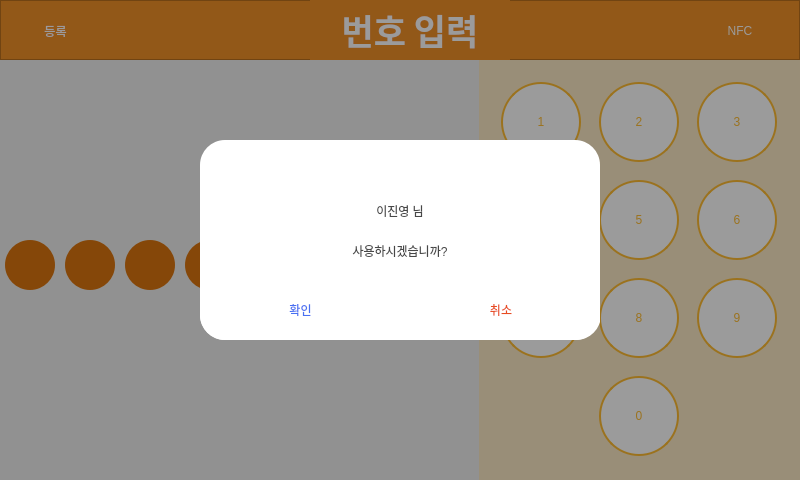
<?xml version="1.0" encoding="UTF-8"?>
<ui version="4.0">
 <class>LogIn</class>
 <widget class="QWidget" name="LogIn">
  <property name="geometry">
   <rect>
    <x>0</x>
    <y>0</y>
    <width>800</width>
    <height>480</height>
   </rect>
  </property>
  <property name="windowTitle">
   <string>Form</string>
  </property>
  <widget class="QPushButton" name="roundDisplay_5">
   <property name="geometry">
    <rect>
     <x>245</x>
     <y>240</y>
     <width>50</width>
     <height>50</height>
    </rect>
   </property>
   <property name="font">
    <font>
     <family>배달의민족 주아</family>
     <pointsize>15</pointsize>
    </font>
   </property>
   <property name="styleSheet">
    <string notr="true">border-radius: 25px;
background-color: rgb(219, 117, 015);
color: rgb(255, 253, 233);</string>
   </property>
  </widget>
  <widget class="QPushButton" name="roundDisplay_4">
   <property name="geometry">
    <rect>
     <x>185</x>
     <y>240</y>
     <width>50</width>
     <height>50</height>
    </rect>
   </property>
   <property name="font">
    <font>
     <family>배달의민족 주아</family>
     <pointsize>15</pointsize>
    </font>
   </property>
   <property name="styleSheet">
    <string notr="true">border-radius: 25px;
background-color: rgb(219, 117, 015);
color: rgb(255, 253, 233);</string>
   </property>
  </widget>
  <widget class="QPushButton" name="roundDisplay_8">
   <property name="geometry">
    <rect>
     <x>425</x>
     <y>240</y>
     <width>50</width>
     <height>50</height>
    </rect>
   </property>
   <property name="font">
    <font>
     <family>배달의민족 주아</family>
     <pointsize>15</pointsize>
    </font>
   </property>
   <property name="styleSheet">
    <string notr="true">border-radius: 25px;
background-color: rgb(219, 117, 015);
color: rgb(255, 253, 233);</string>
   </property>
  </widget>
  <widget class="QFrame" name="DialogueShadow">
   <property name="enabled">
    <bool>true</bool>
   </property>
   <property name="geometry">
    <rect>
     <x>0</x>
     <y>0</y>
     <width>800</width>
     <height>480</height>
    </rect>
   </property>
   <property name="sizePolicy">
    <sizepolicy hsizetype="Preferred" vsizetype="Preferred">
     <horstretch>0</horstretch>
     <verstretch>0</verstretch>
    </sizepolicy>
   </property>
   <property name="palette">
    <palette>
     <active>
      <colorrole role="Base">
       <brush brushstyle="SolidPattern">
        <color alpha="255">
         <red>255</red>
         <green>255</green>
         <blue>255</blue>
        </color>
       </brush>
      </colorrole>
      <colorrole role="Window">
       <brush brushstyle="SolidPattern">
        <color alpha="100">
         <red>0</red>
         <green>0</green>
         <blue>0</blue>
        </color>
       </brush>
      </colorrole>
     </active>
     <inactive>
      <colorrole role="Base">
       <brush brushstyle="SolidPattern">
        <color alpha="255">
         <red>255</red>
         <green>255</green>
         <blue>255</blue>
        </color>
       </brush>
      </colorrole>
      <colorrole role="Window">
       <brush brushstyle="SolidPattern">
        <color alpha="100">
         <red>0</red>
         <green>0</green>
         <blue>0</blue>
        </color>
       </brush>
      </colorrole>
     </inactive>
     <disabled>
      <colorrole role="Base">
       <brush brushstyle="SolidPattern">
        <color alpha="100">
         <red>0</red>
         <green>0</green>
         <blue>0</blue>
        </color>
       </brush>
      </colorrole>
      <colorrole role="Window">
       <brush brushstyle="SolidPattern">
        <color alpha="100">
         <red>0</red>
         <green>0</green>
         <blue>0</blue>
        </color>
       </brush>
      </colorrole>
     </disabled>
    </palette>
   </property>
   <property name="accessibleName">
    <string/>
   </property>
   <property name="autoFillBackground">
    <bool>true</bool>
   </property>
   <property name="styleSheet">
    <string notr="true"/>
   </property>
   <widget class="QFrame" name="DialogueCheck">
    <property name="geometry">
     <rect>
      <x>200</x>
      <y>140</y>
      <width>400</width>
      <height>200</height>
     </rect>
    </property>
    <property name="contextMenuPolicy">
     <enum>Qt::NoContextMenu</enum>
    </property>
    <property name="styleSheet">
     <string notr="true">background-color: rgb(255, 255, 255);
border-radius: 25px
</string>
    </property>
    <widget class="QLabel" name="DLabelName">
     <property name="geometry">
      <rect>
       <x>0</x>
       <y>50</y>
       <width>400</width>
       <height>41</height>
      </rect>
     </property>
     <property name="styleSheet">
      <string notr="true">font: 24pt &quot;배달의민족 주아&quot;;
background-color: rgba(255, 255, 255, 0);
color: rgb(71, 71, 71);</string>
     </property>
     <property name="text">
      <string>이진영 님</string>
     </property>
     <property name="alignment">
      <set>Qt::AlignCenter</set>
     </property>
    </widget>
    <widget class="QLabel" name="DLabelQ">
     <property name="geometry">
      <rect>
       <x>0</x>
       <y>90</y>
       <width>400</width>
       <height>41</height>
      </rect>
     </property>
     <property name="styleSheet">
      <string notr="true">font: 18pt &quot;배달의민족 주아&quot;;
background-color: rgba(255, 255, 255, 0);
color: rgb(71, 71, 71);</string>
     </property>
     <property name="text">
      <string>사용하시겠습니까?</string>
     </property>
     <property name="alignment">
      <set>Qt::AlignCenter</set>
     </property>
    </widget>
    <widget class="QWidget" name="horizontalLayoutWidget">
     <property name="geometry">
      <rect>
       <x>0</x>
       <y>139</y>
       <width>401</width>
       <height>61</height>
      </rect>
     </property>
     <layout class="QHBoxLayout" name="horizontalLayout">
      <property name="spacing">
       <number>0</number>
      </property>
      <item>
       <widget class="QPushButton" name="DButtonYes">
        <property name="sizePolicy">
         <sizepolicy hsizetype="Minimum" vsizetype="Expanding">
          <horstretch>0</horstretch>
          <verstretch>0</verstretch>
         </sizepolicy>
        </property>
        <property name="styleSheet">
         <string notr="true">font: 18pt &quot;배달의민족 주아&quot;;
color: rgb(72, 112, 242);
background-color: rgba(255, 255, 255, 0);</string>
        </property>
        <property name="text">
         <string>확인</string>
        </property>
       </widget>
      </item>
      <item>
       <widget class="QPushButton" name="DButtonNo">
        <property name="sizePolicy">
         <sizepolicy hsizetype="Minimum" vsizetype="Expanding">
          <horstretch>0</horstretch>
          <verstretch>0</verstretch>
         </sizepolicy>
        </property>
        <property name="styleSheet">
         <string notr="true">font: 18pt &quot;배달의민족 주아&quot;;
color: rgb(232, 77, 33);
background-color: rgba(255, 255, 255, 0);</string>
        </property>
        <property name="text">
         <string>취소</string>
        </property>
       </widget>
      </item>
     </layout>
    </widget>
   </widget>
  </widget>
  <widget class="QPushButton" name="roundDisplay_6">
   <property name="geometry">
    <rect>
     <x>305</x>
     <y>240</y>
     <width>50</width>
     <height>50</height>
    </rect>
   </property>
   <property name="font">
    <font>
     <family>배달의민족 주아</family>
     <pointsize>15</pointsize>
    </font>
   </property>
   <property name="styleSheet">
    <string notr="true">border-radius: 25px;
background-color: rgb(219, 117, 015);
color: rgb(255, 253, 233);</string>
   </property>
  </widget>
  <widget class="QPushButton" name="roundDisplay_1">
   <property name="geometry">
    <rect>
     <x>5</x>
     <y>240</y>
     <width>50</width>
     <height>50</height>
    </rect>
   </property>
   <property name="font">
    <font>
     <family>배달의민족 주아</family>
     <pointsize>15</pointsize>
    </font>
   </property>
   <property name="styleSheet">
    <string notr="true">border-radius: 25px;
background-color: rgb(219, 117, 015);
color: rgb(255, 253, 233);</string>
   </property>
  </widget>
  <widget class="QPushButton" name="roundDisplay_7">
   <property name="geometry">
    <rect>
     <x>365</x>
     <y>240</y>
     <width>50</width>
     <height>50</height>
    </rect>
   </property>
   <property name="font">
    <font>
     <family>배달의민족 주아</family>
     <pointsize>15</pointsize>
    </font>
   </property>
   <property name="styleSheet">
    <string notr="true">border-radius: 25px;
background-color: rgb(219, 117, 015);
color: rgb(255, 253, 233);</string>
   </property>
  </widget>
  <widget class="QWidget" name="KeypadWidget" native="true">
   <property name="geometry">
    <rect>
     <x>479</x>
     <y>60</y>
     <width>321</width>
     <height>421</height>
    </rect>
   </property>
   <property name="palette">
    <palette>
     <active>
      <colorrole role="Base">
       <brush brushstyle="SolidPattern">
        <color alpha="255">
         <red>255</red>
         <green>255</green>
         <blue>255</blue>
        </color>
       </brush>
      </colorrole>
      <colorrole role="Window">
       <brush brushstyle="SolidPattern">
        <color alpha="255">
         <red>251</red>
         <green>233</green>
         <blue>197</blue>
        </color>
       </brush>
      </colorrole>
     </active>
     <inactive>
      <colorrole role="Base">
       <brush brushstyle="SolidPattern">
        <color alpha="255">
         <red>255</red>
         <green>255</green>
         <blue>255</blue>
        </color>
       </brush>
      </colorrole>
      <colorrole role="Window">
       <brush brushstyle="SolidPattern">
        <color alpha="255">
         <red>251</red>
         <green>233</green>
         <blue>197</blue>
        </color>
       </brush>
      </colorrole>
     </inactive>
     <disabled>
      <colorrole role="Base">
       <brush brushstyle="SolidPattern">
        <color alpha="255">
         <red>251</red>
         <green>233</green>
         <blue>197</blue>
        </color>
       </brush>
      </colorrole>
      <colorrole role="Window">
       <brush brushstyle="SolidPattern">
        <color alpha="255">
         <red>251</red>
         <green>233</green>
         <blue>197</blue>
        </color>
       </brush>
      </colorrole>
     </disabled>
    </palette>
   </property>
   <property name="accessibleName">
    <string>KeyboardWidget</string>
   </property>
   <property name="autoFillBackground">
    <bool>true</bool>
   </property>
   <property name="styleSheet">
    <string notr="true"/>
   </property>
   <widget class="QWidget" name="gridLayoutWidget">
    <property name="geometry">
     <rect>
      <x>10</x>
      <y>10</y>
      <width>301</width>
      <height>401</height>
     </rect>
    </property>
    <layout class="QGridLayout" name="Keypad">
     <item row="2" column="0">
      <widget class="QPushButton" name="KeypadButton_7">
       <property name="maximumSize">
        <size>
         <width>80</width>
         <height>80</height>
        </size>
       </property>
       <property name="styleSheet">
        <string notr="true">border-radius: 40px;
font: 48pt &quot;배달의민족 주아&quot;;
color: rgb(255, 188, 50);
background-color: rgb(255, 255, 255);
border: 2px solid white;
border-color: rgb(255, 188, 50);
</string>
       </property>
       <property name="text">
        <string>7</string>
       </property>
      </widget>
     </item>
     <item row="2" column="1">
      <widget class="QPushButton" name="KeypadButton_8">
       <property name="maximumSize">
        <size>
         <width>80</width>
         <height>80</height>
        </size>
       </property>
       <property name="styleSheet">
        <string notr="true">border-radius: 40px;
font: 48pt &quot;배달의민족 주아&quot;;
color: rgb(255, 188, 50);
background-color: rgb(255, 255, 255);
border: 2px solid white;
border-color: rgb(255, 188, 50);
</string>
       </property>
       <property name="text">
        <string>8</string>
       </property>
      </widget>
     </item>
     <item row="1" column="2">
      <widget class="QPushButton" name="KeypadButton_6">
       <property name="maximumSize">
        <size>
         <width>80</width>
         <height>80</height>
        </size>
       </property>
       <property name="styleSheet">
        <string notr="true">border-radius: 40px;
font: 48pt &quot;배달의민족 주아&quot;;
color: rgb(255, 188, 50);
background-color: rgb(255, 255, 255);
border: 2px solid white;
border-color: rgb(255, 188, 50);
</string>
       </property>
       <property name="text">
        <string>6</string>
       </property>
      </widget>
     </item>
     <item row="1" column="0">
      <widget class="QPushButton" name="KeypadButton_4">
       <property name="maximumSize">
        <size>
         <width>80</width>
         <height>80</height>
        </size>
       </property>
       <property name="styleSheet">
        <string notr="true">border-radius: 40px;
font: 48pt &quot;배달의민족 주아&quot;;
color: rgb(255, 188, 50);
background-color: rgb(255, 255, 255);
border: 2px solid white;
border-color: rgb(255, 188, 50);
</string>
       </property>
       <property name="text">
        <string>4</string>
       </property>
      </widget>
     </item>
     <item row="2" column="2">
      <widget class="QPushButton" name="KeypadButton_9">
       <property name="maximumSize">
        <size>
         <width>80</width>
         <height>80</height>
        </size>
       </property>
       <property name="styleSheet">
        <string notr="true">border-radius: 40px;
font: 48pt &quot;배달의민족 주아&quot;;
color: rgb(255, 188, 50);
background-color: rgb(255, 255, 255);
border: 2px solid white;
border-color: rgb(255, 188, 50);
</string>
       </property>
       <property name="text">
        <string>9</string>
       </property>
      </widget>
     </item>
     <item row="0" column="0">
      <widget class="QPushButton" name="KeypadButton_1">
       <property name="maximumSize">
        <size>
         <width>80</width>
         <height>80</height>
        </size>
       </property>
       <property name="styleSheet">
        <string notr="true">border-radius: 40px;
font: 48pt &quot;배달의민족 주아&quot;;
color: rgb(255, 188, 50);
background-color: rgb(255, 255, 255);
border: 2px solid white;
border-color: rgb(255, 188, 50);
</string>
       </property>
       <property name="text">
        <string>1</string>
       </property>
      </widget>
     </item>
     <item row="0" column="2">
      <widget class="QPushButton" name="KeypadButton_3">
       <property name="maximumSize">
        <size>
         <width>80</width>
         <height>80</height>
        </size>
       </property>
       <property name="styleSheet">
        <string notr="true">border-radius: 40px;
font: 48pt &quot;배달의민족 주아&quot;;
color: rgb(255, 188, 50);
background-color: rgb(255, 255, 255);
border: 2px solid white;
border-color: rgb(255, 188, 50);
</string>
       </property>
       <property name="text">
        <string>3</string>
       </property>
      </widget>
     </item>
     <item row="1" column="1">
      <widget class="QPushButton" name="KeypadButton_5">
       <property name="maximumSize">
        <size>
         <width>80</width>
         <height>80</height>
        </size>
       </property>
       <property name="styleSheet">
        <string notr="true">border-radius: 40px;
font: 48pt &quot;배달의민족 주아&quot;;
color: rgb(255, 188, 50);
background-color: rgb(255, 255, 255);
border: 2px solid white;
border-color: rgb(255, 188, 50);
</string>
       </property>
       <property name="text">
        <string>5</string>
       </property>
      </widget>
     </item>
     <item row="0" column="1">
      <widget class="QPushButton" name="KeypadButton_2">
       <property name="maximumSize">
        <size>
         <width>80</width>
         <height>80</height>
        </size>
       </property>
       <property name="styleSheet">
        <string notr="true">border-radius: 40px;
font: 48pt &quot;배달의민족 주아&quot;;
color: rgb(255, 188, 50);
background-color: rgb(255, 255, 255);
border: 2px solid white;
border-color: rgb(255, 188, 50);
</string>
       </property>
       <property name="text">
        <string>2</string>
       </property>
      </widget>
     </item>
     <item row="3" column="1">
      <widget class="QPushButton" name="KeypadButton_0">
       <property name="maximumSize">
        <size>
         <width>80</width>
         <height>80</height>
        </size>
       </property>
       <property name="styleSheet">
        <string notr="true">border-radius: 40px;
font: 48pt &quot;배달의민족 주아&quot;;
color: rgb(255, 188, 50);
background-color: rgb(255, 255, 255);
border: 2px solid white;
border-color: rgb(255, 188, 50);
</string>
       </property>
       <property name="text">
        <string>0</string>
       </property>
      </widget>
     </item>
    </layout>
   </widget>
  </widget>
  <widget class="QPushButton" name="roundDisplay_3">
   <property name="geometry">
    <rect>
     <x>125</x>
     <y>240</y>
     <width>50</width>
     <height>50</height>
    </rect>
   </property>
   <property name="font">
    <font>
     <family>배달의민족 주아</family>
     <pointsize>15</pointsize>
    </font>
   </property>
   <property name="styleSheet">
    <string notr="true">border-radius: 25px;
background-color: rgb(219, 117, 015);
color: rgb(255, 253, 233);</string>
   </property>
  </widget>
  <widget class="QPushButton" name="roundDisplay_2">
   <property name="geometry">
    <rect>
     <x>65</x>
     <y>240</y>
     <width>50</width>
     <height>50</height>
    </rect>
   </property>
   <property name="font">
    <font>
     <family>배달의민족 주아</family>
     <pointsize>15</pointsize>
    </font>
   </property>
   <property name="styleSheet">
    <string notr="true">border-radius: 25px;
background-color: rgb(219, 117, 015);
color: rgb(255, 253, 233);</string>
   </property>
  </widget>
  <widget class="QFrame" name="MenuBar">
   <property name="geometry">
    <rect>
     <x>0</x>
     <y>0</y>
     <width>800</width>
     <height>60</height>
    </rect>
   </property>
   <property name="styleSheet">
    <string notr="true">background-color: rgb(241, 145, 039);</string>
   </property>
   <property name="frameShape">
    <enum>QFrame::StyledPanel</enum>
   </property>
   <property name="frameShadow">
    <enum>QFrame::Raised</enum>
   </property>
   <widget class="QPushButton" name="ButtonNFC">
    <property name="geometry">
     <rect>
      <x>700</x>
      <y>5</y>
      <width>80</width>
      <height>51</height>
     </rect>
    </property>
    <property name="layoutDirection">
     <enum>Qt::RightToLeft</enum>
    </property>
    <property name="styleSheet">
     <string notr="true">border-radius: 1px;
background-color: rgba(241, 145, 039, 0);
color: rgb(255, 255, 255);
font: 20pt &quot;배달의민족 한나체 Air&quot;;</string>
    </property>
    <property name="text">
     <string>NFC</string>
    </property>
    <property name="icon">
     <iconset>
      <normaloff>Images/Phone.png</normaloff>Images/Phone.png</iconset>
    </property>
    <property name="iconSize">
     <size>
      <width>32</width>
      <height>32</height>
     </size>
    </property>
   </widget>
   <widget class="QPushButton" name="ButtonRegister">
    <property name="geometry">
     <rect>
      <x>10</x>
      <y>5</y>
      <width>91</width>
      <height>51</height>
     </rect>
    </property>
    <property name="styleSheet">
     <string notr="true">border-radius: 1px;
background-color: rgba(241, 145, 039, 0);
color: rgb(255, 255, 255);
font: 20pt &quot;배달의민족 한나체 Air&quot;;</string>
    </property>
    <property name="text">
     <string>등록</string>
    </property>
    <property name="icon">
     <iconset>
      <normaloff>Images/Document.png</normaloff>Images/Document.png</iconset>
    </property>
    <property name="iconSize">
     <size>
      <width>32</width>
      <height>32</height>
     </size>
    </property>
    <property name="autoRepeat">
     <bool>false</bool>
    </property>
   </widget>
   <widget class="QLabel" name="MenuPageLabel">
    <property name="geometry">
     <rect>
      <x>310</x>
      <y>0</y>
      <width>200</width>
      <height>60</height>
     </rect>
    </property>
    <property name="font">
     <font>
      <family>배달의민족 한나체 Air</family>
      <pointsize>26</pointsize>
      <weight>75</weight>
      <bold>true</bold>
     </font>
    </property>
    <property name="text">
     <string>&lt;html&gt;&lt;head/&gt;&lt;body&gt;&lt;p align=&quot;center&quot;&gt;&lt;span style=&quot; color:#ffffff;&quot;&gt;번호 입력&lt;/span&gt;&lt;/p&gt;&lt;/body&gt;&lt;/html&gt;</string>
    </property>
    <property name="alignment">
     <set>Qt::AlignCenter</set>
    </property>
   </widget>
  </widget>
  <zorder>roundDisplay_5</zorder>
  <zorder>roundDisplay_4</zorder>
  <zorder>roundDisplay_8</zorder>
  <zorder>roundDisplay_6</zorder>
  <zorder>roundDisplay_1</zorder>
  <zorder>roundDisplay_7</zorder>
  <zorder>KeypadWidget</zorder>
  <zorder>roundDisplay_3</zorder>
  <zorder>roundDisplay_2</zorder>
  <zorder>MenuBar</zorder>
  <zorder>DialogueShadow</zorder>
 </widget>
 <resources/>
 <connections/>
</ui>
